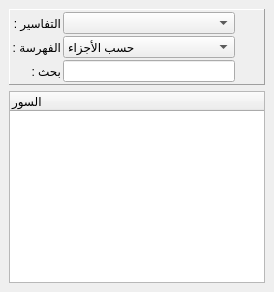
  <widget class="QDockWidget" name="dockWidget_curaan">
   <property name="sizePolicy">
    <sizepolicy hsizetype="Preferred" vsizetype="Preferred">
     <horstretch>0</horstretch>
     <verstretch>0</verstretch>
    </sizepolicy>
   </property>
   <property name="minimumSize">
    <size>
     <width>229</width>
     <height>224</height>
    </size>
   </property>
   <property name="styleSheet">
    <string notr="true"/>
   </property>
   <property name="windowTitle">
    <string>القرءان الكريم</string>
   </property>
   <attribute name="dockWidgetArea">
    <number>1</number>
   </attribute>
   <widget class="QWidget" name="dockWidgetContents_3">
    <layout class="QVBoxLayout" name="verticalLayout_2">
     <item>
      <widget class="QFrame" name="frame_2">
       <property name="minimumSize">
        <size>
         <width>0</width>
         <height>0</height>
        </size>
       </property>
       <property name="frameShape">
        <enum>QFrame::Panel</enum>
       </property>
       <property name="frameShadow">
        <enum>QFrame::Raised</enum>
       </property>
       <layout class="QGridLayout" name="gridLayout_2">
        <property name="margin">
         <number>2</number>
        </property>
        <property name="spacing">
         <number>2</number>
        </property>
        <item row="0" column="0">
         <widget class="QLabel" name="label_2">
          <property name="minimumSize">
           <size>
            <width>0</width>
            <height>0</height>
           </size>
          </property>
          <property name="maximumSize">
           <size>
            <width>55</width>
            <height>16777215</height>
           </size>
          </property>
          <property name="text">
           <string>التفاسير :</string>
          </property>
          <property name="buddy">
           <cstring>comboBox_tafasir</cstring>
          </property>
         </widget>
        </item>
        <item row="0" column="1">
         <widget class="QComboBox" name="comboBox_tafasir">
          <property name="whatsThis">
           <string>قائمة بكتب التفسير المفهرسة التي يمكن التنقل فيها حسب الفهرسة ادناه</string>
          </property>
          <property name="sizeAdjustPolicy">
           <enum>QComboBox::AdjustToMinimumContentsLength</enum>
          </property>
         </widget>
        </item>
        <item row="1" column="0">
         <widget class="QLabel" name="label">
          <property name="minimumSize">
           <size>
            <width>0</width>
            <height>0</height>
           </size>
          </property>
          <property name="maximumSize">
           <size>
            <width>55</width>
            <height>16777215</height>
           </size>
          </property>
          <property name="text">
           <string>الفهرسة :</string>
          </property>
          <property name="buddy">
           <cstring>comboBox</cstring>
          </property>
         </widget>
        </item>
        <item row="1" column="1">
         <widget class="QComboBox" name="comboBox">
          <property name="whatsThis">
           <string>التبديل بين عرض قائمة باسماء السور والايات او الارباع والاحزاب والاجزاء</string>
          </property>
          <item>
           <property name="text">
            <string>حسب الأجزاء</string>
           </property>
          </item>
          <item>
           <property name="text">
            <string>حسب السور</string>
           </property>
          </item>
         </widget>
        </item>
        <item row="0" column="2">
         <widget class="QPushButton" name="pushButton_gotafsir">
          <property name="minimumSize">
           <size>
            <width>0</width>
            <height>0</height>
           </size>
          </property>
          <property name="maximumSize">
           <size>
            <width>25</width>
            <height>25</height>
           </size>
          </property>
          <property name="toolTip">
           <string>فتح التفسير المحدد</string>
          </property>
          <property name="styleSheet">
           <string notr="true"> QPushButton:hover  {
     border: 1px solid #8f8f91;
     border-radius: 5px;
 }

</string>
          </property>
          <property name="text">
           <string/>
          </property>
          <property name="icon">
           <iconset resource="images.qrc">
            <normaloff>:/images/image/arrow-left.png</normaloff>:/images/image/arrow-left.png</iconset>
          </property>
          <property name="flat">
           <bool>true</bool>
          </property>
         </widget>
        </item>
        <item row="2" column="1">
         <widget class="QLineEdit" name="lineEdit_find_cur">
          <property name="whatsThis">
           <string>ادخل نص البحث للبحث عن اية او سورة ثم انقر على زر التنفيذ</string>
          </property>
         </widget>
        </item>
        <item row="2" column="2">
         <widget class="QPushButton" name="pushButton_gofind">
          <property name="minimumSize">
           <size>
            <width>0</width>
            <height>0</height>
           </size>
          </property>
          <property name="maximumSize">
           <size>
            <width>25</width>
            <height>25</height>
           </size>
          </property>
          <property name="toolTip">
           <string>تنفيذ البحث</string>
          </property>
          <property name="styleSheet">
           <string notr="true"> QPushButton:hover  {
     border: 1px solid #8f8f91;
     border-radius: 5px;
 }

</string>
          </property>
          <property name="text">
           <string/>
          </property>
          <property name="icon">
           <iconset resource="images.qrc">
            <normaloff>:/images/image/arrow-left.png</normaloff>:/images/image/arrow-left.png</iconset>
          </property>
          <property name="flat">
           <bool>true</bool>
          </property>
         </widget>
        </item>
        <item row="2" column="0">
         <widget class="QLabel" name="label_3">
          <property name="minimumSize">
           <size>
            <width>0</width>
            <height>0</height>
           </size>
          </property>
          <property name="maximumSize">
           <size>
            <width>55</width>
            <height>16777215</height>
           </size>
          </property>
          <property name="text">
           <string>بحث :</string>
          </property>
          <property name="buddy">
           <cstring>lineEdit_find_cur</cstring>
          </property>
         </widget>
        </item>
       </layout>
      </widget>
     </item>
     <item>
      <widget class="QTreeWidget" name="treeWidget_curaan">
       <property name="sizePolicy">
        <sizepolicy hsizetype="Expanding" vsizetype="Expanding">
         <horstretch>0</horstretch>
         <verstretch>0</verstretch>
        </sizepolicy>
       </property>
       <property name="minimumSize">
        <size>
         <width>0</width>
         <height>0</height>
        </size>
       </property>
       <property name="whatsThis">
        <string>فهرسة الايات والسور اذ لا يمكن تفعيلها الا اذا كان كتاب للتفسير مفهرس مفتوحا مسبقا
تجد قائمة للتفلسير المفهرة في القائمة المنسدلة اعلاه</string>
       </property>
       <property name="editTriggers">
        <set>QAbstractItemView::SelectedClicked</set>
       </property>
       <property name="alternatingRowColors">
        <bool>true</bool>
       </property>
       <property name="animated">
        <bool>true</bool>
       </property>
       <column>
        <property name="text">
         <string>السور</string>
        </property>
       </column>
      </widget>
     </item>
    </layout>
   </widget>
  </widget>
